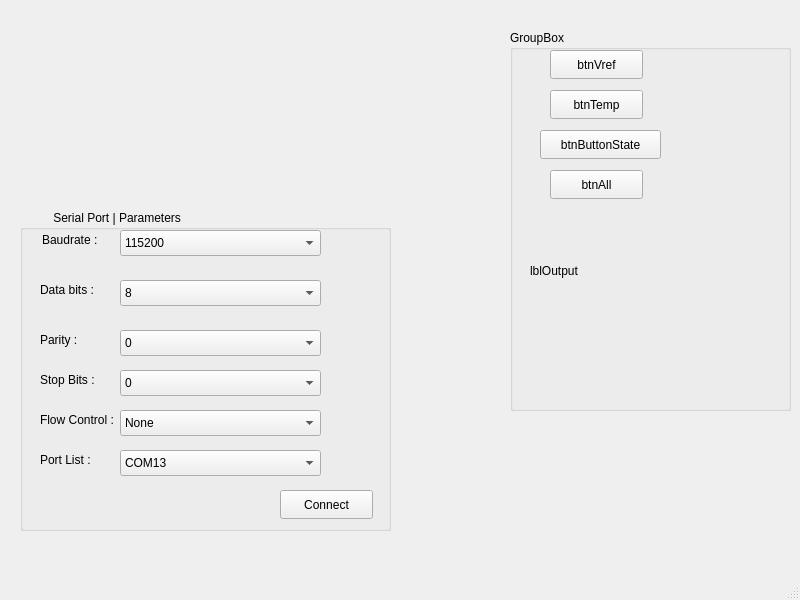
<?xml version="1.0" encoding="UTF-8"?>
<ui version="4.0">
 <class>MainWindow</class>
 <widget class="QMainWindow" name="MainWindow">
  <property name="geometry">
   <rect>
    <x>0</x>
    <y>0</y>
    <width>800</width>
    <height>600</height>
   </rect>
  </property>
  <property name="windowTitle">
   <string>MainWindow</string>
  </property>
  <widget class="QWidget" name="centralwidget">
   <widget class="QGroupBox" name="groupBox">
    <property name="geometry">
     <rect>
      <x>20</x>
      <y>210</y>
      <width>371</width>
      <height>321</height>
     </rect>
    </property>
    <property name="title">
     <string>          Serial Port | Parameters</string>
    </property>
    <widget class="QLabel" name="label">
     <property name="geometry">
      <rect>
       <x>22</x>
       <y>20</y>
       <width>81</width>
       <height>20</height>
      </rect>
     </property>
     <property name="text">
      <string>Baudrate :</string>
     </property>
    </widget>
    <widget class="QComboBox" name="cmbBaudRate">
     <property name="geometry">
      <rect>
       <x>100</x>
       <y>20</y>
       <width>201</width>
       <height>26</height>
      </rect>
     </property>
     <item>
      <property name="text">
       <string>115200</string>
      </property>
     </item>
     <item>
      <property name="text">
       <string>9600</string>
      </property>
     </item>
    </widget>
    <widget class="QLabel" name="label_2">
     <property name="geometry">
      <rect>
       <x>20</x>
       <y>70</y>
       <width>63</width>
       <height>20</height>
      </rect>
     </property>
     <property name="text">
      <string>Data bits : </string>
     </property>
    </widget>
    <widget class="QLabel" name="label_3">
     <property name="geometry">
      <rect>
       <x>20</x>
       <y>120</y>
       <width>63</width>
       <height>20</height>
      </rect>
     </property>
     <property name="text">
      <string>Parity : </string>
     </property>
    </widget>
    <widget class="QLabel" name="label_4">
     <property name="geometry">
      <rect>
       <x>20</x>
       <y>160</y>
       <width>63</width>
       <height>20</height>
      </rect>
     </property>
     <property name="text">
      <string>Stop Bits : </string>
     </property>
    </widget>
    <widget class="QLabel" name="label_5">
     <property name="geometry">
      <rect>
       <x>20</x>
       <y>200</y>
       <width>81</width>
       <height>20</height>
      </rect>
     </property>
     <property name="text">
      <string>Flow Control : </string>
     </property>
    </widget>
    <widget class="QComboBox" name="cmbDataBits">
     <property name="geometry">
      <rect>
       <x>100</x>
       <y>70</y>
       <width>201</width>
       <height>26</height>
      </rect>
     </property>
     <item>
      <property name="text">
       <string>8</string>
      </property>
     </item>
    </widget>
    <widget class="QComboBox" name="cmbParity">
     <property name="geometry">
      <rect>
       <x>100</x>
       <y>120</y>
       <width>201</width>
       <height>26</height>
      </rect>
     </property>
     <item>
      <property name="text">
       <string>0</string>
      </property>
     </item>
     <item>
      <property name="text">
       <string>1</string>
      </property>
     </item>
     <item>
      <property name="text">
       <string>2</string>
      </property>
     </item>
    </widget>
    <widget class="QComboBox" name="cmbStopBits">
     <property name="geometry">
      <rect>
       <x>100</x>
       <y>160</y>
       <width>201</width>
       <height>26</height>
      </rect>
     </property>
     <item>
      <property name="text">
       <string>0</string>
      </property>
     </item>
     <item>
      <property name="text">
       <string>1</string>
      </property>
     </item>
     <item>
      <property name="text">
       <string>2</string>
      </property>
     </item>
    </widget>
    <widget class="QComboBox" name="cmbFlowControl">
     <property name="geometry">
      <rect>
       <x>100</x>
       <y>200</y>
       <width>201</width>
       <height>26</height>
      </rect>
     </property>
     <item>
      <property name="text">
       <string>None</string>
      </property>
     </item>
    </widget>
    <widget class="QLabel" name="label_6">
     <property name="geometry">
      <rect>
       <x>20</x>
       <y>240</y>
       <width>63</width>
       <height>20</height>
      </rect>
     </property>
     <property name="text">
      <string>Port List :</string>
     </property>
    </widget>
    <widget class="QComboBox" name="cmbPortList">
     <property name="geometry">
      <rect>
       <x>100</x>
       <y>240</y>
       <width>201</width>
       <height>26</height>
      </rect>
     </property>
     <item>
      <property name="text">
       <string>COM13</string>
      </property>
     </item>
     <item>
      <property name="text">
       <string>COM4</string>
      </property>
     </item>
     <item>
      <property name="text">
       <string>COM11</string>
      </property>
     </item>
    </widget>
    <widget class="QPushButton" name="btnConnection">
     <property name="geometry">
      <rect>
       <x>260</x>
       <y>280</y>
       <width>93</width>
       <height>29</height>
      </rect>
     </property>
     <property name="text">
      <string>Connect</string>
     </property>
    </widget>
   </widget>
   <widget class="QGroupBox" name="groupBox_2">
    <property name="geometry">
     <rect>
      <x>510</x>
      <y>30</y>
      <width>281</width>
      <height>381</height>
     </rect>
    </property>
    <property name="title">
     <string>GroupBox</string>
    </property>
    <widget class="QPushButton" name="btnVref">
     <property name="geometry">
      <rect>
       <x>40</x>
       <y>20</y>
       <width>93</width>
       <height>29</height>
      </rect>
     </property>
     <property name="text">
      <string>btnVref</string>
     </property>
    </widget>
    <widget class="QPushButton" name="btnTemp">
     <property name="geometry">
      <rect>
       <x>40</x>
       <y>60</y>
       <width>93</width>
       <height>29</height>
      </rect>
     </property>
     <property name="text">
      <string>btnTemp</string>
     </property>
    </widget>
    <widget class="QPushButton" name="btnButtonState">
     <property name="geometry">
      <rect>
       <x>30</x>
       <y>100</y>
       <width>121</width>
       <height>29</height>
      </rect>
     </property>
     <property name="text">
      <string>btnButtonState</string>
     </property>
    </widget>
    <widget class="QPushButton" name="btnAll">
     <property name="geometry">
      <rect>
       <x>40</x>
       <y>140</y>
       <width>93</width>
       <height>29</height>
      </rect>
     </property>
     <property name="text">
      <string>btnAll</string>
     </property>
    </widget>
    <widget class="QLabel" name="lblOutput">
     <property name="geometry">
      <rect>
       <x>20</x>
       <y>180</y>
       <width>161</width>
       <height>121</height>
      </rect>
     </property>
     <property name="text">
      <string>lblOutput</string>
     </property>
    </widget>
   </widget>
  </widget>
  <widget class="QMenuBar" name="menubar">
   <property name="geometry">
    <rect>
     <x>0</x>
     <y>0</y>
     <width>800</width>
     <height>22</height>
    </rect>
   </property>
  </widget>
  <widget class="QStatusBar" name="statusbar"/>
 </widget>
 <resources/>
 <connections/>
</ui>
